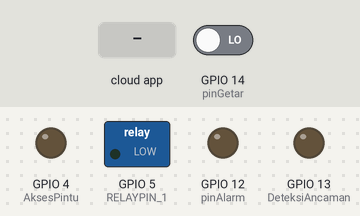
This sketch was run on a simulated ESP8266 (NodeMCU). Shown: switched loads named in the sketch (green lamp = pin HIGH), output pins drawn as LEDs (lit = HIGH). The test bench sets the inputs (shaded band); at power-on: GPIO 14 (pinGetar) LOW. WiFi joins after 1.5 s; servers stay silent unless stated; what the sketch prints to the serial monitor is not drawn.

Above: at 2.7 s.
2.8 s: the phone or cloud app sets 6630d9cabfef1b4f30c7514d to 0
At 3.4 s:
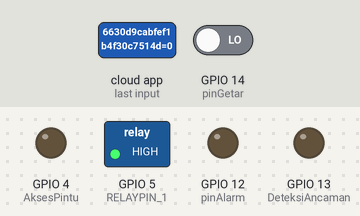
4.3 s: GPIO 14 (pinGetar) driven HIGH
At 4.7 s:
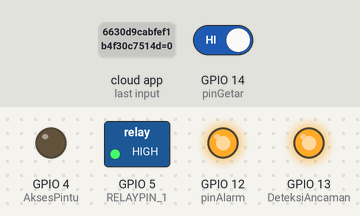
Timing chart, 0 to 10.9 s (numbered marks = the images above; inputs shaded):
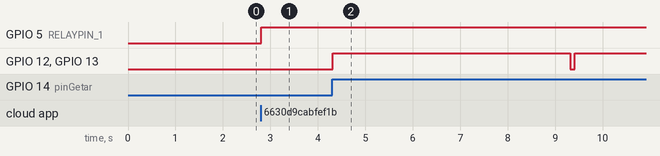

Measured:
- after the input at 2.8 s, GPIO 5 (RELAYPIN_1): LOW → HIGH at once
- after the input at 4.3 s, GPIO 12 (pinAlarm), GPIO 13 (DeteksiAncaman): LOW → HIGH at once, → LOW 5.0 s later, → HIGH 0.10 s later

The sketch:

CodeTA-V2.1.ino
```cpp
#include <Arduino.h>
#include <ESP8266WiFi.h>
#include "SinricPro.h"
#include "SinricProSwitch.h"

// INITIALISASI WIFI & SINRIC PRO & BAUD RATE
#define WIFI_SSID         "LAPTOPKEREN"  // WIFI_SSID
#define WIFI_PASS         "akuharusbisa"  // WIFI_PASS
#define APP_KEY           "01c3e7f5-43b6-41a3-946c-31e25cc64aa7"  // App Key Sinric Pro
#define APP_SECRET        "e46d9a8d-f31f-4b29-858f-9fd9ff90489b-b78405a9-f241-4a18-9fe4-77a6acd61b91"  // App Secret Sinric Pro
#define SWITCH_ID_1       "6630d9cabfef1b4f30c7514d"  // Device Id Sinric Pro
#define BAUD_RATE         115200

// INITIALISASI PERANGKAT
#define RELAYPIN_1 5 //D1
#define pinAlarm  12 //D6
#define pinGetar 14 //D5

// Pin for communication with ESP32CAM
const int AksesPintu = 4; // D2
const int DeteksiAncaman = 13; // D7

void setup() {
  Serial.begin(BAUD_RATE);
  setupWiFi();
  setupSinricPro();
  pinMode(pinGetar, INPUT);
  pinMode(pinAlarm, OUTPUT);

  // Komunikasi Cam
  pinMode(AksesPintu, OUTPUT);
  digitalWrite(AksesPintu, LOW);

  pinMode(DeteksiAncaman, OUTPUT);
  digitalWrite(DeteksiAncaman, LOW);
}

bool onPowerState1(const String &deviceId, bool &state) {
  Serial.printf("Device 1 turned %s", state ? "on" : "off");
  digitalWrite(RELAYPIN_1, state ? LOW : HIGH);
  if (state) { // Jika relay ON
    digitalWrite(AksesPintu, HIGH);
    delay(10);
    digitalWrite(AksesPintu, LOW);
  }
  return true;
}


// setup function for WiFi connection
void setupWiFi() {
  Serial.printf("\r\n[Wifi]: Connecting");

  WiFi.setSleepMode(WIFI_NONE_SLEEP);
  WiFi.setAutoReconnect(true);
  WiFi.begin(WIFI_SSID, WIFI_PASS);

  while (WiFi.status() != WL_CONNECTED) {
    Serial.printf(".");
    delay(250);
  }

  Serial.printf("connected!\r\n[WiFi]: IP-Address is %s\r\n", WiFi.localIP().toString().c_str());
}

// setup function for SinricPro
void setupSinricPro() {
  // add devices and callbacks to SinricPro
  pinMode(RELAYPIN_1, OUTPUT);

  SinricProSwitch& mySwitch1 = SinricPro[SWITCH_ID_1];
  mySwitch1.onPowerState(onPowerState1);

  // setup SinricPro
  SinricPro.onConnected([](){ Serial.printf("Connected to SinricPro\r\n"); });
  SinricPro.onDisconnected([](){ Serial.printf("Disconnected from SinricPro\r\n"); });

  SinricPro.begin(APP_KEY, APP_SECRET);
}


void loop() {
  // Sinric Pro
  SinricPro.handle();

  // Membaca nilai Sensor Getar
  int PinValue = digitalRead(pinGetar);

  // Mengecek kondisi Relay
  bool relayOff = digitalRead(RELAYPIN_1);

  // Jalankan Sensor Getar Jika Relay OFF
if (relayOff) {
  if (PinValue == HIGH) {
    digitalWrite(pinAlarm, HIGH);
    digitalWrite(DeteksiAncaman, HIGH);

    Serial.println("Peringatan Ancaman!!!");
    delay(5000); //Durasi bunyi buzzer

    digitalWrite(DeteksiAncaman, LOW);
    digitalWrite(pinAlarm, LOW);
  } else {
    digitalWrite(pinAlarm, LOW);
    Serial.println("Tidak ada Ancaman");
    digitalWrite(DeteksiAncaman, LOW);
  }
} else {
  // Jika Relay ON maka hentikan Sensor Getar
  digitalWrite(pinAlarm, LOW);
  digitalWrite(DeteksiAncaman, LOW);
}


  delay(100);
}
```
